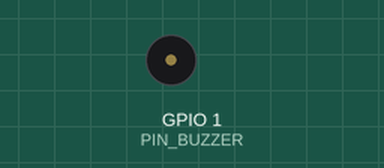
Recording of a sketch running on a simulated ESP32. Shown: buzzer (waves = sounding, pin HIGH). What the sketch prints to the serial monitor is not drawn. At 6.0 s the program puts the board to deep sleep or switches it off; the recording ends there.

Above: at 0.1 s.
Timing chart, 0 to 6.0 s (numbered marks = the images above):
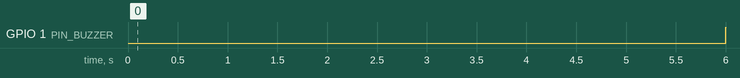

The sketch:

zz_buzzer_sleep_test.ino
```cpp
// =================================================================
// zz_buzzer_sleep_test (HIGH 버전) — gpio_hold 가 deep sleep 중 GPIO1 상태를
//   실제로 래치하는지 확정하는 대조 실험. sleep 진입 전 GPIO1=HIGH 로 두고 hold 교대.
//     · hold=OFF sleep → HIGH 안 유지(출력 비활성) → 무음(빠짐)
//     · hold=ON  sleep → HIGH 유지 → 6초 내내 울림
//   → OFF 무음 / ON 울림 이면 gpio_hold 가 상태를 래치함이 증명됨.
//   awake 4초(LOW)는 항상 무음(기준선).
// =================================================================
#include <esp_sleep.h>
#include "driver/gpio.h"

#define PIN_BUZZER 1
RTC_DATA_ATTR int cyc = 0;

void setup() {
  gpio_hold_dis((gpio_num_t)PIN_BUZZER);      // 이전 sleep hold 해제 → wake 후 즉시 조용
  pinMode(PIN_BUZZER, OUTPUT);
  digitalWrite(PIN_BUZZER, LOW);

  Serial.begin(115200);
  delay(2000);
  Serial.printf("\n=== sleep HOLD test | cyc=%d wake_cause=%d ===\n",
    cyc, (int)esp_sleep_get_wakeup_cause());

  Serial.println(F("[awake] GPIO1 LOW 4s — 무음 기준선"));
  digitalWrite(PIN_BUZZER, LOW);
  delay(4000);

  bool useHold = (cyc % 2 == 1);   // cyc 0,2,4=OFF / 1,3,5=ON
  Serial.printf("[sleep] 6s — GPIO1=HIGH, hold=%s → 예상: %s\n",
    useHold ? "ON" : "OFF", useHold ? "울림(HIGH 유지)" : "무음(HIGH 안 유지)");
  digitalWrite(PIN_BUZZER, HIGH);   // ★ HIGH 로 두고 진입
  if (useHold) {
    gpio_hold_en((gpio_num_t)PIN_BUZZER);
    gpio_deep_sleep_hold_en();
  }
  cyc++;
  esp_sleep_enable_timer_wakeup(6ULL * 1000000ULL);
  Serial.flush();
  esp_deep_sleep_start();
}

void loop() {}
```

Measured:
- by itself, GPIO 1 (PIN_BUZZER): LOW → HIGH at 6.0 s
